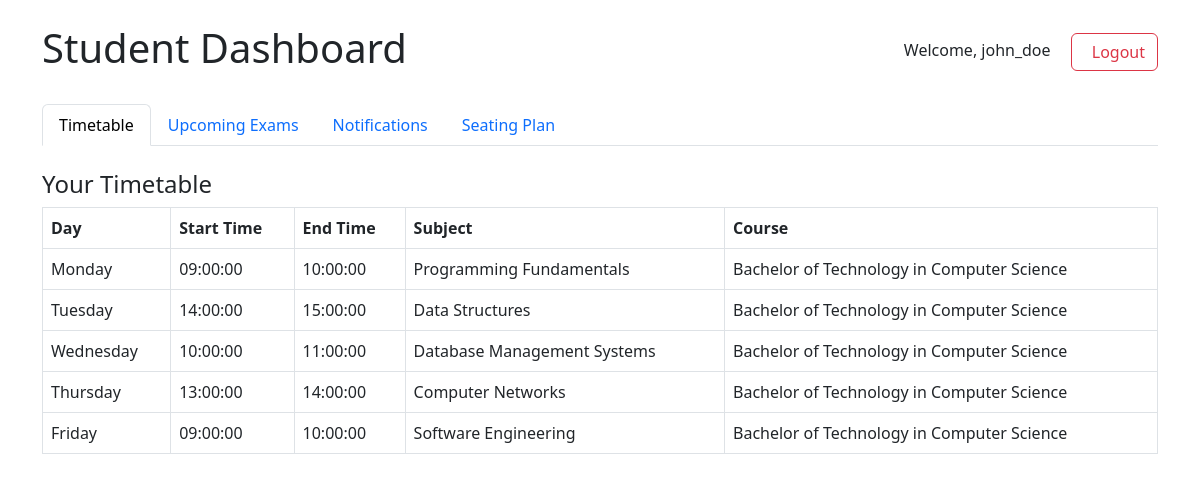
The page /backend/student_dashboard.php (signed in) on the database its author committed.
### tables this page shows
CREATE TABLE IF NOT EXISTS timetable (
    id INT AUTO_INCREMENT PRIMARY KEY,
    department_id INT NOT NULL,
    course_id INT,
    faculty_id INT,
    subject_id INT,
    day_of_week VARCHAR(20) NOT NULL,  
    start_time TIME NOT NULL,
    end_time TIME NOT NULL,
    type ENUM('class', 'exam', 'extra') NOT NULL,
    FOREIGN KEY (department_id) REFERENCES departments(id),
    FOREIGN KEY (course_id) REFERENCES courses(id),
    FOREIGN KEY (faculty_id) REFERENCES faculty(id),
    FOREIGN KEY (subject_id) REFERENCES subjects(id)
);

CREATE TABLE IF NOT EXISTS subjects (
    id INT AUTO_INCREMENT PRIMARY KEY,
    course_id INT NOT NULL,
    name VARCHAR(100) NOT NULL,
    code VARCHAR(20) NOT NULL UNIQUE,
    FOREIGN KEY (course_id) REFERENCES courses(id)
);

CREATE TABLE IF NOT EXISTS courses (
    id INT AUTO_INCREMENT PRIMARY KEY,
    department_id INT NOT NULL,
    name VARCHAR(100) NOT NULL,
    code VARCHAR(20) NOT NULL UNIQUE,
    FOREIGN KEY (department_id) REFERENCES departments(id)
);

### backend/student_dashboard.php (the view, shortened to what this page needs)
<?php
$pdo = require __DIR__ . '/config/db.php';
$user_id = $_SESSION['user_id'];
$stmt = $pdo->prepare('SELECT id, department_id, register_number, name FROM students WHERE user_id = ?');
$stmt->execute([$user_id]);
$student = $stmt->fetch();
$department_id = $student['department_id'];
$timetable = $pdo->prepare('SELECT t.*, s.name as subject_name, c.name as course_name FROM timetable t JOIN subjects s ON t.subject_id = s.id JOIN courses c ON t.course_id = c.id WHERE t.department_id = ? ORDER BY FIELD(t.day_of_week, "Monday","Tuesday","Wednesday","Thursday","Friday","Saturday"), t.start_time');
$timetable->execute([$department_id]);
$timetable_rows = $timetable->fetchAll();
?>
<!DOCTYPE html>
<html lang="en">
<head>
    <link href="https://cdn.jsdelivr.net/npm/bootstrap@5.3.0/dist/css/bootstrap.min.css" rel="stylesheet">
</head>
<body>
<div class="container py-4">
    <div class="d-flex justify-content-between align-items-center mb-4">
        <h1>Student Dashboard</h1>
        <div>
            <span class="me-3">Welcome, <?= htmlspecialchars($_SESSION['username']) ?></span>
            <a href="logout.php" class="btn btn-outline-danger">
                <i class="fa-solid fa-sign-out-alt me-2"></i>Logout
            </a>
        </div>
    </div>
    <ul class="nav nav-tabs mb-4" id="dashboardTabs" role="tablist">
        <li class="nav-item" role="presentation">
            <button class="nav-link active" id="timetable-tab" data-bs-toggle="tab" data-bs-target="#timetable" type="button" role="tab">Timetable</button>
        </li>
        <li class="nav-item" role="presentation">
            <button class="nav-link" id="exams-tab" data-bs-toggle="tab" data-bs-target="#exams" type="button" role="tab">Upcoming Exams</button>
        </li>
        <li class="nav-item" role="presentation">
            <button class="nav-link" id="notifications-tab" data-bs-toggle="tab" data-bs-target="#notifications" type="button" role="tab">Notifications</button>
        </li>
        <li class="nav-item" role="presentation">
            <button class="nav-link" id="seating-tab" data-bs-toggle="tab" data-bs-target="#seating" type="button" role="tab">Seating Plan</button>
        </li>
    </ul>
    <div class="tab-content">
        <div class="tab-pane fade show active" id="timetable" role="tabpanel">
            <h4>Your Timetable</h4>
            <table class="table table-bordered">
                <thead>
                    <tr>
                        <th>Day</th>
                        <th>Start Time</th>
                        <th>End Time</th>
                        <th>Subject</th>
                        <th>Course</th>
                    </tr>
                </thead>
                <tbody>
                <?php foreach ($timetable_rows as $row): ?>
                    <tr>
                        <td><?= htmlspecialchars($row['day_of_week']) ?></td>
                        <td><?= htmlspecialchars($row['start_time']) ?></td>
                        <td><?= htmlspecialchars($row['end_time']) ?></td>
                        <td><?= htmlspecialchars($row['subject_name']) ?></td>
                        <td><?= htmlspecialchars($row['course_name']) ?></td>
                    </tr>
                <?php endforeach; ?>
                </tbody>
            </table>
        </div>
    </div>
</div>
</body>
</html>

### rows shown on the page
timetable: day_of_week "Monday", start_time "09:00:00", end_time "10:00:00", subject.name "Programming Fundamentals", course.name "Bachelor of Technology in Computer Science"
timetable: day_of_week "Tuesday", start_time "14:00:00", end_time "15:00:00", subject.name "Data Structures", course.name "Bachelor of Technology in Computer Science"
timetable: day_of_week "Wednesday", start_time "10:00:00", end_time "11:00:00", subject.name "Database Management Systems", course.name "Bachelor of Technology in Computer Science"
timetable: day_of_week "Thursday", start_time "13:00:00", end_time "14:00:00", subject.name "Computer Networks", course.name "Bachelor of Technology in Computer Science"
timetable: day_of_week "Friday", start_time "09:00:00", end_time "10:00:00", subject.name "Software Engineering", course.name "Bachelor of Technology in Computer Science"

### other values the page prints
$_SESSION['username'] "john_doe"
